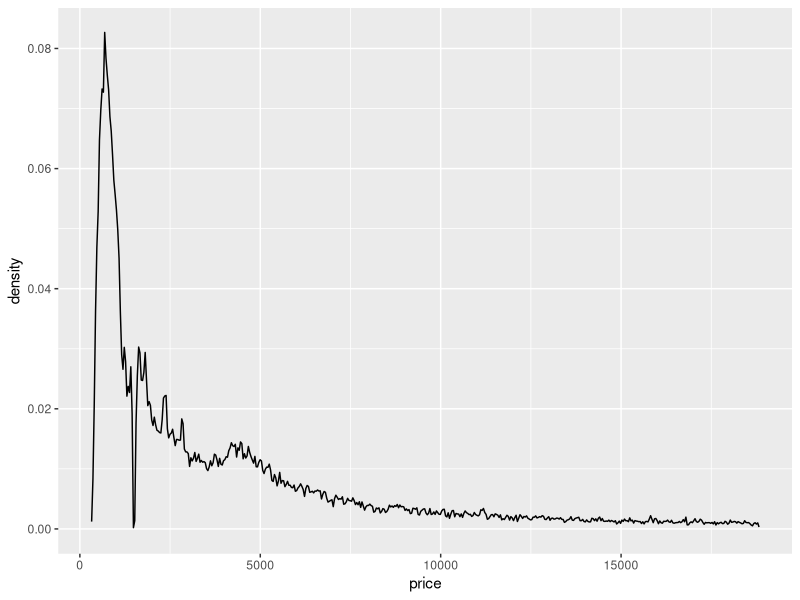
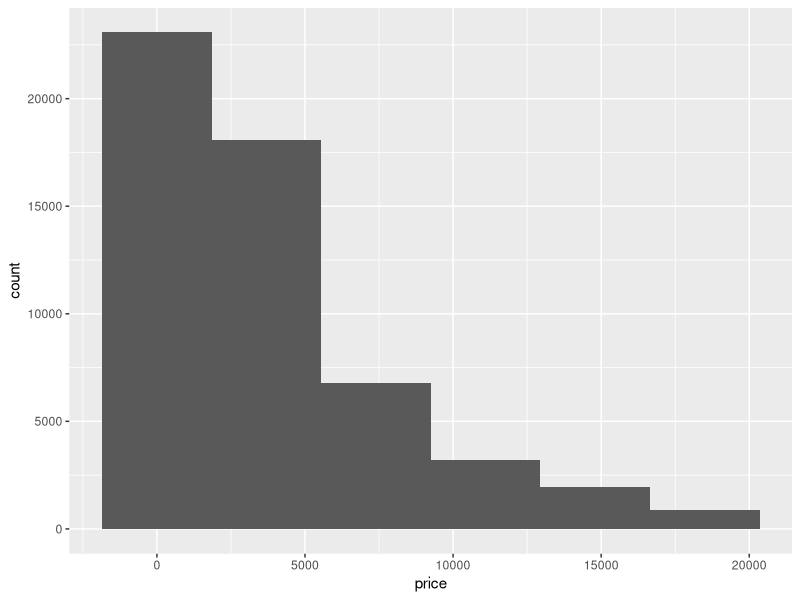
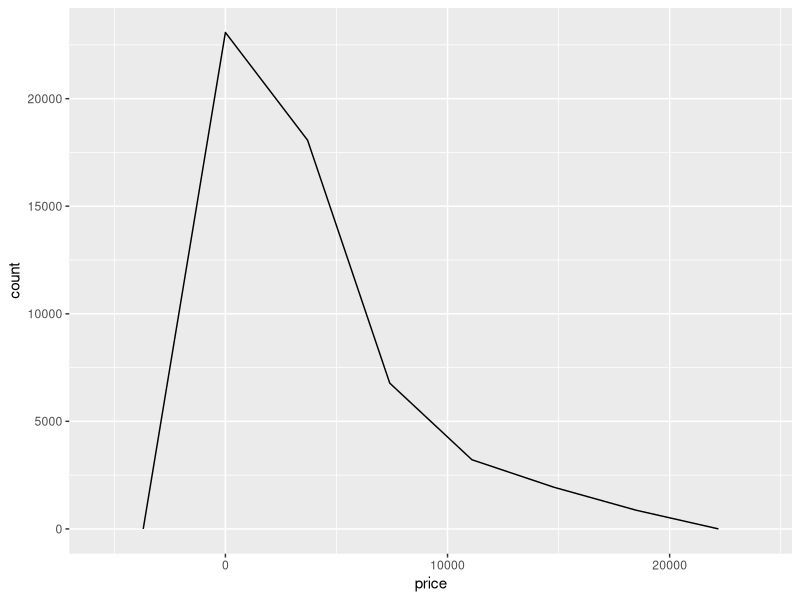
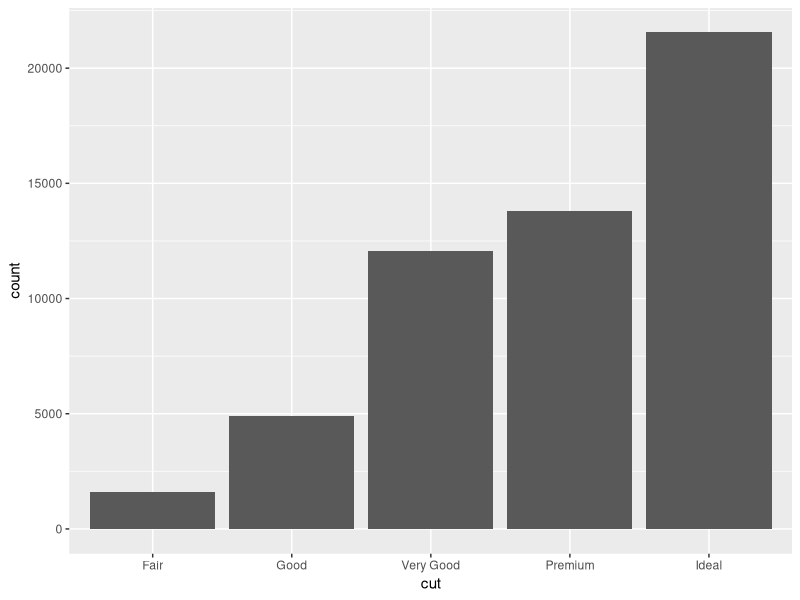
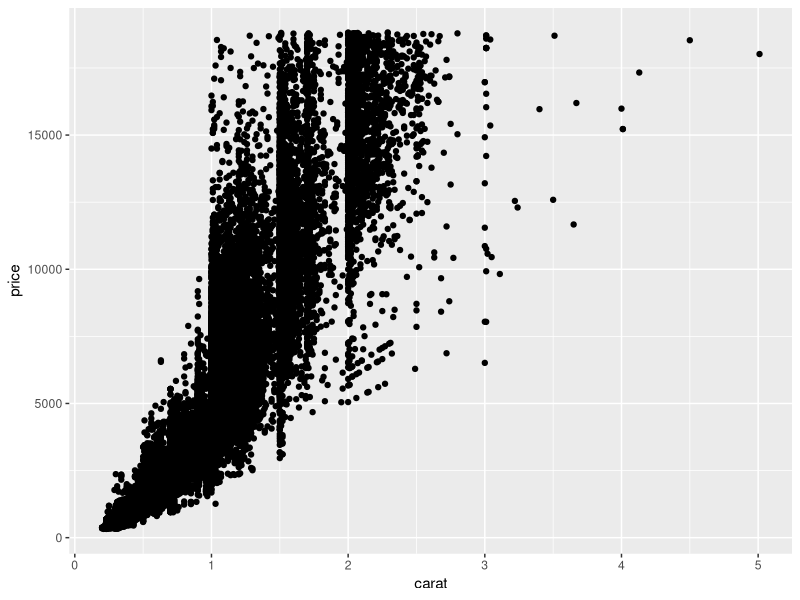
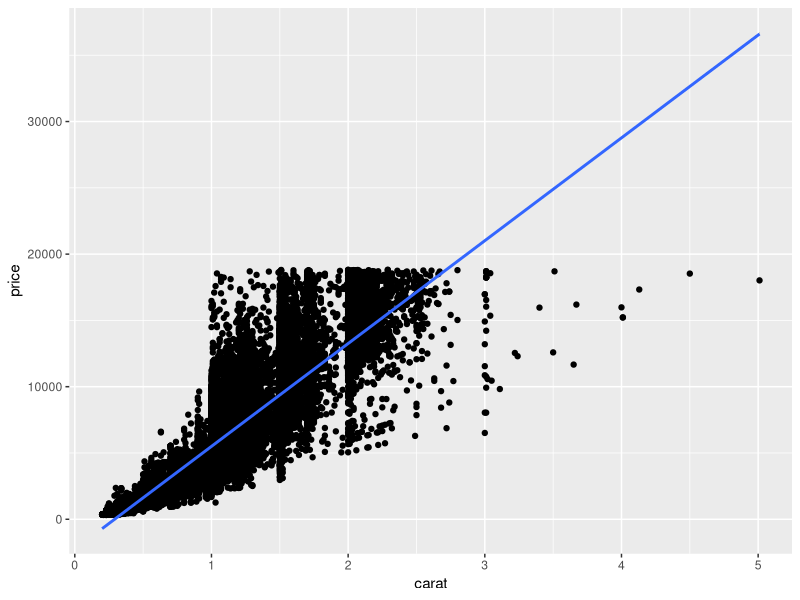
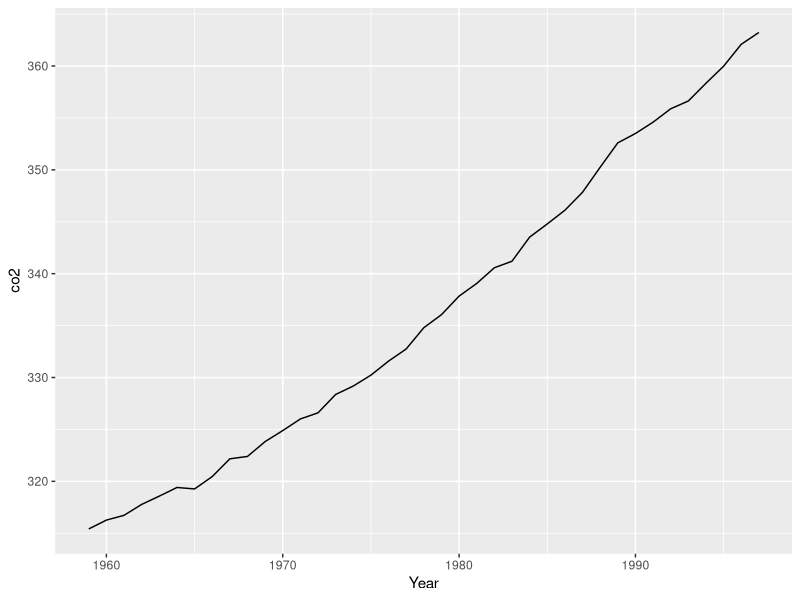
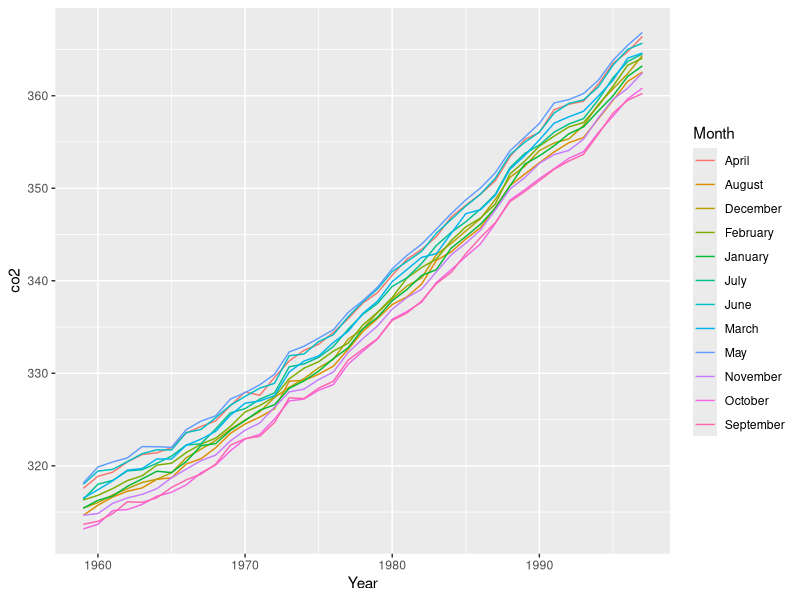

R code for these plots, in order: (Note: this script raises an error after producing the figures.)
library(dplyr)
library(ggplot2)
library(tidyr)
library(gridExtra)
library(patchwork)
library(scales)

# load datasets we'll use
data(sleep)
data(diamonds)
data(co2)
# tidy co2 
co2 <- data.frame(Year = rep(1959:1997, each = 12),
                  Month = rep(format(ISOdate(2004,1:12,1),"%B"), 39),
                  co2 = as.numeric(co2))

matrics <- data.frame(
  year = 2014:2018,
  EC = c(65.4,56.8,59.3,65,70.6),
  FS = c(82.8,81.6,88.2,86.1,87.5),
  Gau = c(84.7,84.2,85.1,85.1,87.9),
  KZN = c(69.7,60.7,66.4,72.9,76.2),
  Lim = c(72.9,65.9,62.5,65.6,69.4),
  Mpu = c(79,78.6,77.1,74.8,79),
  NW = c(84.6,81.5,82.5,79.4,81.1),
  NC = c(76.4,69.4,78.7,75.6,73.3),
  WC = c(82.2,87.7,85.9,82.8,81.5)
)

matrics_long <- pivot_longer(matrics, cols = -1, names_to = "province", values_to = "pass_rate")

# geometries
# geometries denoted by geom_xxx are the building blocks of ggplots

# common 1D geoms: geom_density, geom_histogram, geom_freqpoly, geom_bar
# common 2D geoms: geom_point, geom_line, geom_bar(stat = "identity")

### 1D geoms only need you to specify an "x" in the aesthetics

## geom_density
diamonds %>% 
  ggplot(aes(x = price)) + 
  geom_density(bw=0.1) 

## geom_histogram
diamonds %>% 
  ggplot(aes(x = price)) + 
  geom_histogram(bins=6)

## geom_freqpoly
diamonds %>% 
  ggplot(aes(x = price)) + 
  geom_freqpoly(bins=6)

## additional parameters control smoothing (see ?geom_xxx)

# EXERCISE: adapt each of the plots above so that the densities/histograms are 
# either "smoother" or "rougher". Choose an appropriate amount of smoothing.

## geom_bar

# default behaviour for geom_bar is to count stuff, so 1D
diamonds %>% ggplot(aes(x = cut)) + 
  geom_bar()

### 2D geoms need x and y in aes

## geom_point

diamonds %>% ggplot(aes(x = carat, y = price)) + 
  geom_point()

# often nice to add a smooth line of best fit with geom_smooth, which
# uses generalised additive models (gams) by default, covered in later
# courses
diamonds %>% ggplot(aes(x = carat, y = price)) + 
  geom_point() + 
  geom_smooth(method=lm)

# EXERCISE: adapt the code you just used to fit a straight line rather than a smooth

## geom_line

co2 %>% filter(Month == "January") %>%
  ggplot(aes(x = Year, y = co2, col=)) + 
  geom_line()



# EXERCISE: show lines for all 12 months on the plot (a) by using fill or colour, 
# (b) without using fill or colour

#a)
co2 %>% group_by(Month) %>%
  ggplot(aes(x = Year, y = co2, col=Month)) + 
  geom_line()

#b)
co2 %>% group_by(Month) %>%
  ggplot() + 
  geom_line(aes(x = Year, y = co2, linetype=Month)) 


# EXERCISE: flip Month and Year around so that each line represents a Year, and the 
# Month is on the x-axis
co2 %>% group_by(Month) %>%
  ggplot() + 
  geom_line(aes(x = Year, y = co2, linetype=Month)) + coord_flip()





## geom_area

# just fills in area under a geom_line
co2 %>% filter(Month == "January") %>%
  ggplot(aes(x = Year, y = co2)) + 
  geom_area()

## geom_bar

# with (stat = "identity") plots x and y directly, no counts
diamonds %>% group_by(cut) %>% summarize(meanprice = mean(price)) %>%
  ggplot(aes(x = cut, y = meanprice)) + 
  geom_bar(stat = "identity")

### discretising continuous variables

## ggplot provides 3 helper functions:
# cut_interval: divides data into fixed number of bins
# cut_width: divides data into bins of fixed width
# cut_number: divides data into n bins each containing (approximately) the same number of points

diamonds %>%
  ggplot(aes(x = cut_interval(price, n = 5))) + 
  geom_bar()

diamonds %>%
  ggplot(aes(x = cut_width(price, width = 5000))) + 
  geom_bar()

diamonds %>%
  ggplot(aes(x = cut_number(price, n = 5))) + 
  geom_bar()

# these are especially useful when grouping/faceting on continuous variables

# EXERCISE: Display the distribution of price conditional on cut and carat. 
# Try facetting by cut and grouping by carat. Try facetting by carat and grouping by cut. 
# Which do you prefer?

diamonds %>% group_by(cut) %>%
  ggplot() +
  geom_point(aes(x=carat, y=price)) +
  facet_grid(cut~.)


# EXERCISE: Compare the relationship between price and carat for each colour.
# What makes it hard to compare the groups? Is grouping better or facetting? 
# If you use facetting, what annotation might you add to make it easier to see 
# the differences between panels?

diamonds %>% 
  ggplot() +
  geom_point(aes(x=carat, y=price)) +
  facet_grid(color~.)

### Labels (labs)

## sets text for axis labels and title
## NOT the appearance of the text, that's a "theme" (next)

co2 %>% filter(Month == "January") %>%
  ggplot(aes(x = Year, y = co2)) + 
  geom_line() +
  labs(x = "Year", y = "C02 level (PPM)", 
       title = "Increasing atmospheric concentrations of CO2", 
       subtitle = "Values for February, March and April of 1964 obtained by interpolation")

# nice to have CO2 with a subscript on the "2"
co2 %>% filter(Month == "January") %>%
  ggplot(aes(x = Year, y = co2)) + 
  geom_line() +
  labs(x = "Year", y = expression(paste(CO[2]," level")), 
       title = expression(paste("Increasing atmospheric concentrations of ", CO[2])), 
       subtitle = "Values for February, March and April of 1964 obtained by interpolation")

### Themes

## fine-scale control and polishing

# loads of options
?theme

# make a plot
pp <- diamonds %>% sample_n(1000) %>%
  ggplot(aes(x = carat, y = price)) + 
  geom_point()
pp 

# change the background colour
pp + 
  theme(panel.background = element_rect(fill = "red"))

# that's too dark, add some transparency
pp + 
  theme(panel.background = element_rect(fill = alpha('red', 0.2)))

# change axis text 
pp + 
  theme(axis.text = element_text(colour = "red", size = rel(1.5)))

# change axis labels text 
pp + 
  theme(axis.title = element_text(colour = "red", size = rel(1.5)))

# can also add transparency to axis labels (not a good idea here) 
pp + 
  theme(axis.title = element_text(colour = alpha('red', 0.2), size = rel(1.5)))

# arrows on the axes
pp + 
  theme(axis.line = element_line(arrow = arrow()))

# even finer control... changes look of arrow heads
pp + 
  theme(axis.line = element_line(arrow = arrow(angle = 20, length = unit(0.1, "inches"))))

# grid lines
pp +
  theme(panel.grid.major = element_line(colour = "red"),
        panel.grid.minor = element_line(colour = "orange"))

pp +
  theme(panel.grid.major = element_line(colour = "red", size = 1),
        panel.grid.minor = element_line(colour = "orange", size = 1))

# spacing between gridlines isn't a theme setting, its in "scale_"
pp +
  theme(panel.grid.major = element_line(colour = "red"),
        panel.grid.minor = element_line(colour = "orange")) +
  scale_x_continuous(breaks = seq(from = 0, to = 3, by = 0.5),
                     minor_breaks = seq(from = 0, to = 3, by = 0.1))

# same for y axis
pp +
  theme(panel.grid.major = element_line(colour = "red"),
        panel.grid.minor = element_line(colour = "orange")) +
  scale_y_continuous(breaks = seq(from = 0, to = 20000, by = 10000),
                     minor_breaks = seq(from = 0, to = 20000, by = 500))

# can also set manual axis text at tickmarks
pp +
  scale_y_continuous(breaks = seq(from = 0, to = 20000, by = 5000),
                     labels = c("R0", "R5,000", "R10,000", "R15,000", "R20,000"))

# longer axis ticks
pp +
  scale_y_continuous(breaks = seq(from = 0, to = 20000, by = 5000),
                     labels = c("R0", "R5,000", "R10,000", "R15,000", "R20,000")) +
  theme(axis.ticks.length=unit(.25, "cm"))

# put it all together
pp + 
  labs(x = "Weight of diamond (carats)", y = "Price of diamond (USD)") +
  theme(panel.background = element_rect(fill = alpha('red', 0.2)),
        axis.text = element_text(colour = "red", size = rel(1.5)),
        axis.title = element_text(colour = "red", size = rel(1.5)))


# revisiting log scale example from lecture
data(msleep)

a <- ggplot(msleep, aes(x = bodywt, y = brainwt)) + 
  geom_point(na.rm = TRUE) + 
  labs(x = "Body weight (kg)", y = "Brain weight (kg)")
a 

# log scaling
a + scale_x_log10() + scale_y_log10() 

# nice tick marks with annotation_xxx
a + scale_x_log10() + scale_y_log10() + annotation_logticks() 

# advanced axis breaks and labelling options with scales package
a + scale_x_log10(
  breaks = scales::trans_breaks("log10", function(x) 10^x),
  labels = scales::trans_format("log10", scales::math_format(10^.x))) +
  scale_y_log10(
    breaks = scales::trans_breaks("log10", function(x) 10^x),
    labels = scales::trans_format("log10", scales::math_format(10^.x))) +
  annotation_logticks() +
  labs(x = "Body weight (kg)", y = "Brain weight (kg)")

# EXERCISE: choose any of the plots you've made and add axis labels, title, and 
# subtitle

plot1<-co2 %>% group_by(Month) %>%
  ggplot(aes(x = Year, y = co2, col=Month)) + 
  geom_line() + labs(x='Year', y='CO2', title='C02 concentration per year ', subtitle = 'Values for all months')

plot1

# EXERCISE: Improve the plot below by adding appropriate axis labels, 
# rotating the x axis text so that it is vertical, and change
# the axis text so that it does not include numbers in scientific notation

diamonds %>%
  ggplot(aes(x = cut_interval(price, n = 5))) + 
  geom_bar() +labs(x='diamond cut intervals', y= 'price per cut interval',
                   title='Diamond prices per cut interval')

# EXERCISE: Use geom_label to add a label to the plot below that identifies 
# the diamond with the largest value-per-carat. Bonus: make the labelling 
# "automatic" so that it still works if you resample another 10 diamonds 
# (make the label's location dynamic, rather than at a fixed (x,y) location)

diamonds %>% sample_n(10) %>%
  ggplot(aes(x = carat, y = price)) + 
  geom_point() +
  geom_label(aes(label=max(price)), nudge_x = .75)

### Legends

# revisiting class example #1
s1 <- ggplot(msleep, 
       aes(x = bodywt, y = brainwt, colour = order)) +
  geom_point(na.rm = TRUE) + 
  scale_x_log10(breaks = scales::trans_breaks("log10", function(x) 10^x),
                labels = scales::trans_format("log10",scales::math_format(10^.x))) + 
  scale_y_log10(breaks = scales::trans_breaks("log10", function(x) 10^x),
                labels = scales::trans_format("log10", scales::math_format(10^.x))) +
  annotation_logticks() +
  xlab("Body weight (kg)") + ylab("Brain weight (kg)") 
s1 

s1 + theme(legend.position = "bottom") 
s1 + theme(legend.position = "bottom") + guides(colour = guide_legend(ncols = 8))

matrics_long %>% 
  ggplot(aes(x = year, y = pass_rate, colour = province)) +
  geom_line() + theme_bw() + scale_colour_brewer(palette = "Set3")


# revisiting class example #2

s2 <- matrics_long %>% 
  ggplot(aes(x = year, y = pass_rate, colour = province)) +
  geom_line() + theme_bw() + scale_colour_brewer(palette = "Set3") 

# inset legend 
s2 +
  # coordinates for legend.position are x- and y- offsets from the bottom-left of the plot, ranging from 0 - 1.
  theme(legend.position = c(0.82,0.12), legend.title = element_blank(), 
        legend.text=element_text(size=8)) +
  guides(colour = guide_legend(ncol = 3))

# with geom_label

# make dataframe with x and y coords of labels, here just taking 2015 as x and 
# pass rate in 2015 as y, for illustration
textlabels <- matrics_long %>% filter(year == 2015) %>% 
  mutate(xpos = year, ypos = pass_rate) # don't have to rename, again for illustration

s2 +
  geom_label(data = textlabels, aes(x = xpos, y = ypos, label = province)) +
  theme(legend.position = "none")

s2 +
  geom_label_repel(data = textlabels, aes(x = xpos, y = ypos, label = province)) +
  theme(legend.position = "none")

### Adding geoms from different datasets

# Task: make a figure that shows the CO2 concentration over time for a
# specific month as a line (like done above), and then on top of that
# plots the mean CO2 concentrations over time (i.e. averages over all
# months) as a bar graph

co2mean <- co2 %>% group_by(Year) %>% summarize(mean_co2 = mean(co2))

co2 %>% filter(Month == "June") %>%
  ggplot(aes(x = Year, y = co2)) + 
  geom_bar(data = co2mean, aes(x = Year, y = mean_co2),
           stat = "identity", alpha = 0.4) + 
  geom_line(colour = "red")

# limiting the range on the y-axis
co2 %>% filter(Month == "June") %>%
  ggplot(aes(x = Year, y = co2)) + 
  geom_bar(data = co2mean, aes(x = Year, y = mean_co2),
           stat = "identity", alpha = 0.4) + 
  geom_line(colour = "red") +
  ylim(c(300, 400))

# can't use ylim, drops the observations, need "coord_cartesian"
co2 %>% filter(Month == "June") %>%
  ggplot(aes(x = Year, y = co2)) + 
  geom_bar(data = co2mean, aes(x = Year, y = mean_co2),
           stat = "identity", alpha = 0.4) + 
  geom_line(colour = "red") +
  coord_cartesian(ylim = c(300, 375))

# this is probably a better plot
co2 %>% filter(Month == "June") %>%
  ggplot(aes(x = Year, y = co2)) + 
  geom_line(data = co2mean, aes(x = Year, y = mean_co2)) + 
  geom_line(colour = "red") 

### Showing multiple plots

# Make a few plots
p1 <- diamonds %>% ggplot(aes(x = price)) + geom_density() + ggtitle("Default")
p2 <- diamonds %>% ggplot(aes(x = price)) + geom_density(adjust = 0.5) + ggtitle("Wiggly")
p3 <- diamonds %>% ggplot(aes(x = price)) + geom_density(adjust = 5) + ggtitle("Smooth")
p4 <- diamonds %>% ggplot(aes(x = price)) + geom_histogram() + ggtitle("Histogram")

# layout with gridExtra package
grid.arrange(p1, p2, p3, p4, nrow = 1)
grid.arrange(p1, p2, p3, p4, nrow = 2)
grid.arrange(p1, p2, p3, layout_matrix = matrix(c(1,2,1,3), nrow = 2))
grid.arrange(p1, p2, p3, layout_matrix = matrix(c(1,1,2,3), nrow = 2))

# layout with patchwork package
p1 + p2 
p1 + p2 + p3 + plot_layout(ncol = 3)
p1 + p2 + p3 + plot_layout(ncol = 3, widths = c(2, 1, 1))

# nesting plots
p1 + { p2 + p3 } + plot_layout(ncol = 2)
p1 + { p2 + { p3 + p4 } } + plot_layout(ncol = 1)

# various operators for manipulating layout (-, /, |)
p1 + p2 - p3 + plot_layout(ncol=1)
p1 + p2 - p3 - p4 + plot_layout(ncol=1)
p1 + p2 - p3 + p4 + plot_layout(ncol=1)
p1 + p2 - (p3 + p4) + plot_layout(ncol=1)
p1 + p2 - (p3 + p4 + p1) + plot_layout(ncol=1)

(p1 | p2 | p3) / p4
p4 / (p1 | p2 | p3)

# saving your plots
p_all <- p1 + p2 + p3 + p4 + plot_layout(ncol = 4)
ggsave(p_all, file = "myplot.png", width = 9, height = 3, dpi = 400)
